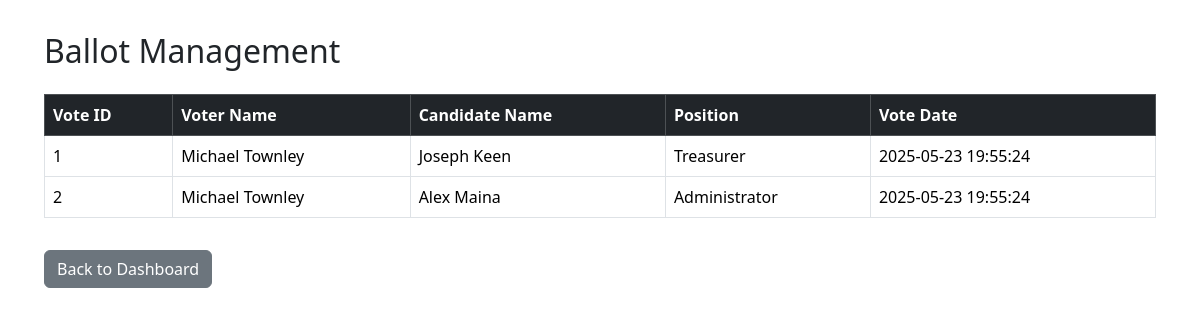
The page /admin/ballot.php on the database its author committed.
### tables this page shows
CREATE TABLE `votes` (
  `VoteID` int(11) NOT NULL,
  `VoterID` int(11) NOT NULL,
  `PositionID` int(11) NOT NULL,
  `CandidateID` int(11) NOT NULL,
  `VoteDate` datetime DEFAULT current_timestamp(),
  `CycleID` int(11) DEFAULT NULL
);

CREATE TABLE `voters` (
  `VoterID` int(11) NOT NULL,
  `FirstName` varchar(100) DEFAULT NULL,
  `LastName` varchar(100) DEFAULT NULL,
  `Email` varchar(100) DEFAULT NULL,
  `Password` varchar(255) DEFAULT NULL,
  `Photo` varchar(255) DEFAULT NULL,
  `Status` enum('active','inactive') DEFAULT 'active'
);

CREATE TABLE `candidates` (
  `CandidateID` int(11) NOT NULL,
  `FirstName` varchar(100) DEFAULT NULL,
  `LastName` varchar(100) DEFAULT NULL,
  `Photo` varchar(255) DEFAULT NULL,
  `PositionID` int(11) DEFAULT NULL,
  `Status` enum('active','inactive') DEFAULT 'active'
);

CREATE TABLE `positions` (
  `PositionID` int(11) NOT NULL,
  `PositionName` varchar(100) DEFAULT NULL,
  `Description` text NOT NULL,
  `Status` enum('active','inactive') DEFAULT 'active',
  `VotesAllowed` int(11) NOT NULL DEFAULT 1
);

### admin/ballot.php (the view, shortened to what this page needs)
<?php
require_once 'includes/config.php';
$query = "
    SELECT vo.VoteID, vo.VoteDate,
           v.FirstName AS VoterFirst, v.LastName AS VoterLast,
           c.FirstName AS CandidateFirst, c.LastName AS CandidateLast,
           p.PositionName
    FROM votes vo
    INNER JOIN voters v ON v.VoterID = vo.VoterID
    INNER JOIN candidates c ON c.CandidateID = vo.CandidateID
    INNER JOIN positions p ON p.PositionID = c.PositionID
    ORDER BY vo.VoteDate DESC
";
$result = $conn->query($query);
?>
<!DOCTYPE html>
<html lang="en">
<head>
    <link href="https://cdn.jsdelivr.net/npm/bootstrap@5.3.2/dist/css/bootstrap.min.css" rel="stylesheet">
</head>
<body>
<div class="container">
    <h2 class="mb-4">Ballot Management</h2>
    <table class="table table-bordered table-hover">
        <thead class="table-dark">
            <tr>
                <th>Vote ID</th>
                <th>Voter Name</th>
                <th>Candidate Name</th>
                <th>Position</th>
                <th>Vote Date</th>
            </tr>
        </thead>
        <tbody>
            <?php if ($result->num_rows > 0): ?>
                <?php while ($row = $result->fetch_assoc()): ?>
                    <tr>
                        <td><?= $row['VoteID'] ?></td>
                        <td><?= htmlspecialchars($row['VoterFirst'] . ' ' . $row['VoterLast']) ?></td>
                        <td><?= htmlspecialchars($row['CandidateFirst'] . ' ' . $row['CandidateLast']) ?></td>
                        <td><?= htmlspecialchars($row['PositionName']) ?></td>
                        <td><?= date("Y-m-d H:i:s", strtotime($row['VoteDate'])) ?></td>
                    </tr>
                <?php endwhile; ?>
            <?php else: ?>
                <tr><td colspan="5" class="text-center">No ballot records found.</td></tr>
            <?php endif; ?>
        </tbody>
    </table>
    <a href="dashboard.php" class="btn btn-secondary mt-3">Back to Dashboard</a>
</div>
</body>
</html>

### admin/ballot.php (style rules this page uses)
body { padding: 2rem; }

### rows shown on the page
votes: VoteID "1", VoterID.LastName "Michael Townley", CandidateID.LastName "Joseph Keen", PositionID.PositionName "Treasurer", VoteDate "2025-05-23 19:55:24"
votes: VoteID "2", VoterID.LastName "Michael Townley", CandidateID.LastName "Alex Maina", PositionID.PositionName "Administrator", VoteDate "2025-05-23 19:55:24"
